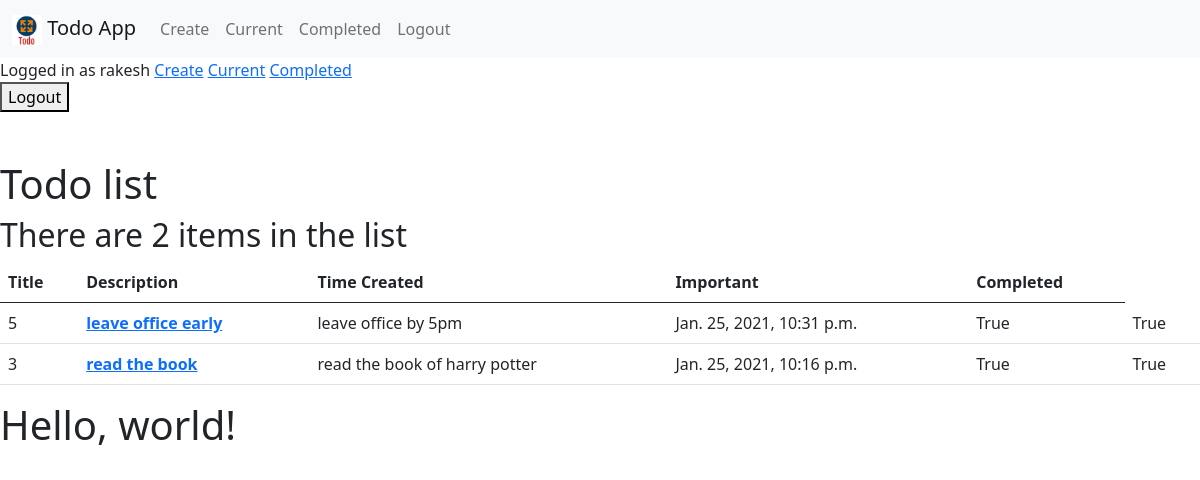
The app's page /completed/ (signed in) with its own data.
### todo/models.py (models this page shows, shortened)
class TodoList(models.Model):
    title = models.CharField(max_length=100)
    description = models.TextField(blank=True)
    timeCreated = models.DateTimeField(auto_now_add=True)
    importantFlag = models.BooleanField(default=False)
    completedFlag = models.BooleanField(default=False)
    dateCompleted = models.DateTimeField(null=True, blank=True)
    user = models.ForeignKey(User, on_delete=models.CASCADE)

### todo/views.py (the view)
# urls.py: path('completed/', views.completedtodos, name='completedtodos'),
@login_required
def completedtodos(request):
    todolist = TodoList.objects.filter(user=request.user, dateCompleted__isnull=False).order_by('-dateCompleted')
    return render(request, 'todo/completedtodos.html',
            {'todolist':todolist})

### todo/templates/todo/completedtodos.html
{% extends 'todo/base.html' %}
{% load static %}
{% block content %}
<h1>Todo list</h1>
<h2> There are {{ todolist.count}} item{{ todolist.count|pluralize }} in the list </h2>
<table class="table">
  <thead>
    <tr>
      <th scope="col">Title</th>
      <th scope="col">Description</th>
      <th scope="col">Time Created</th>
      <th scope="col">Important</th>
      <th scope="col">Completed</th>
    </tr>
  </thead>
  <tbody>
    {% for todoitem in todolist %}
        <tr padding=15px>
          <td>{{todoitem.id}}</td>
          <td><a href="{% url 'todoview' todoitem.id %}">
            {% if todoitem.importantFlag %}
                <b>{{todoitem.title}}</b>
            {% else %}
                {{todoitem.title}}
            {% endif %}
          </a></td>
          <td>{{todoitem.description}}</td>
          <td>{{todoitem.timeCreated}}</td>
          <td>{{todoitem.importantFlag}}</td>
          <td>{{todoitem.completedFlag}}</td>
        </tr>
    {% endfor %}
  </tbody>
</table>
{% endblock %}

### todo/templates/todo/base.html (shortened to what this page needs)
{% load static %}
<!doctype html>
<html lang="en">
  <head>
    <link href="https://cdn.jsdelivr.net/npm/bootstrap@5.0.0-beta1/dist/css/bootstrap.min.css" rel="stylesheet">
  </head>
  <body>
    <nav class="navbar navbar-expand-lg navbar-light bg-light">
      <div class="container-fluid">
        <a class="navbar-brand" href="{% url 'home' %}">
            <img src="{% static 'todo/todo.png' %}" width="30" height="30" alt="">
            <span>Todo App</span>
        </a>
        <div class="collapse navbar-collapse" id="navbarSupportedContent">
          {% if user.is_authenticated %}
            <ul class="navbar-nav mr-auto">
              <li class="nav-item">
                <a class="nav-link" aria-current="page" href="{% url 'createtodos' %}">Create</a>
              </li>
              <li class="nav-item">
                <a class="nav-link" aria-current="page" href="{% url 'currenttodos' %}">Current</a>
              </li>
              <li class="nav-item">
                <a class="nav-link" aria-current="page" href="{% url 'completedtodos' %}">Completed</a>
              </li>
            </ul>
          {% endif %}
          <ul class="navbar-nav ml-auto">
            {% if user.is_authenticated %}
                <li class="nav-item">
                    <a href="#" onclick="$('#signOutBtn').click()" class="nav-link">Logout</a>
                </li>
            {% endif %}
        </ul>
        </div>
      </div>
    </nav>
    {% if user.is_authenticated %}
    Logged in as {{ user.username }}
    <a href="{% url 'createtodos' %}">Create</a>
    <a href="{% url 'currenttodos' %}">Current</a>
    <a href="{% url 'completedtodos' %}">Completed</a>
    <form action="{% url 'logoutuser' %}" method="post">
        <button type="submit" >Logout</button>
    </form>
    {% else %}
    <a href="{% url 'signupuser' %}">Sign Up</a>
    <a href="{% url 'loginuser' %}">Login</a>
    {% endif %}
    <br>
    <br>
    {% block content %}{% endblock %}
    <h1>Hello, world!</h1>
  </body>
</html>

### records on screen
TodoList: id "5", title "leave office early", description "leave office by 5pm", timeCreated "Jan. 25, 2021, 10:31 p.m.", importantFlag "True", completedFlag "True"
TodoList: id "3", title "read the book", description "read the book of harry potter", timeCreated "Jan. 25, 2021, 10:16 p.m.", importantFlag "True", completedFlag "True"

### other values on screen
{{ user.username }} "rakesh"
{{ todolist.count }} "2"
